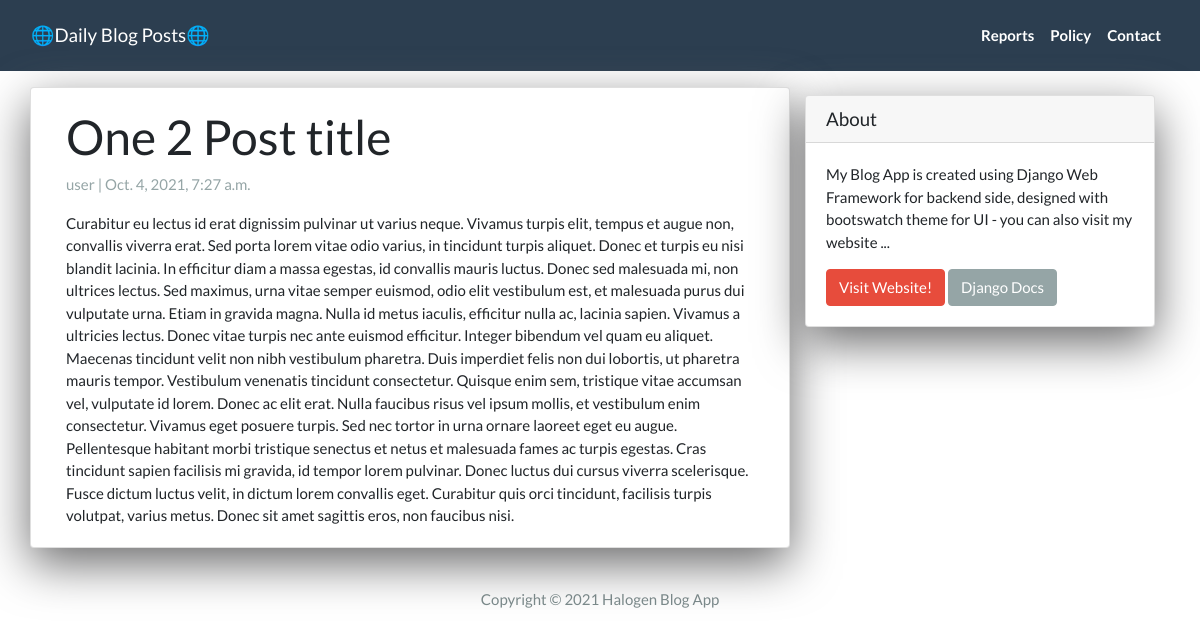
Screenshot of /One-2-post-title/ with the database file from the repository.
### blog/models.py (models this page shows, shortened)
class Post(models.Model):
	title = models.CharField(max_length = 200, unique = True)
	slug = models.SlugField(max_length = 200, unique = True)
	author = models.ForeignKey(User, on_delete = models.CASCADE, related_name = 'blog_posts')
	created_on = models.DateTimeField(auto_now_add = True)
	updated_on = models.DateTimeField(auto_now = True)
	content = models.TextField()
	status = models.IntegerField(choices=STATUS, default = 0)
	class Meta:
		ordering = ['-created_on']

### blog/views.py (the view)
# urls.py: path('<slug:slug>/', views.DetailView.as_view(), name = 'post_detail')
class DetailView(generic.DetailView):
	model = Post
	template_name = 'post_detail.html'

### blog/templates/post_detail.html
{% extends 'base.html' %}
{% block content %}
<div class="container">
  <div class="row">
    <div class="col-md-8 card mb-4  mt-3 left  top">
      <div class="card-body">
        <h1>{% block title %} {{ object.title }} {% endblock title %}</h1>
        <p class=" text-muted">{{ post.author }} | {{ post.created_on }}</p>
        <p class="card-text ">{{ object.content | safe }}</p>
      </div>
    </div>
    {% block sidebar %} {% include 'sidebar.html' %} {% endblock sidebar %}
  </div>
</div>
{% endblock content %}

### blog/templates/sidebar.html (style rules this page uses)
.card { box-shadow: 0 16px 48px #6a6a6b; }

### rows the page displays
Post: title "One 2 Post title", author "user", created_on "Oct. 4, 2021, 7:27 a.m.", content "Curabitur eu lectus id erat dignissim pulvinar ut varius neque. Vivamus turpis elit, tempus et augue non, convallis viverra erat. Sed porta lorem vitae odio varius, in tincidunt turpis aliquet. Donec et turpis eu nisi blandit lacinia. In efficitur diam a massa egestas, id convallis mauris luctus. Donec sed malesuada mi, non ultrices lectus. Sed maximus, urna vitae semper euismod, odio elit vestibulum est, et malesuada purus dui vulputate urna. Etiam in gravida magna. Nulla id metus iaculis, efficitur nulla ac, lacinia sapien. Vivamus a ultricies lectus. Donec vitae turpis nec ante euismod efficitur. Integer bibendum vel quam eu aliquet. Maecenas tincidunt velit non nibh vestibulum pharetra.…"
